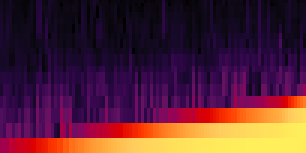
#> input picture src/畫圖用/Adobe_colorbar_non_Sort.png, 102 x 51 px (shown 3 times larger)
$ python '研究從一張圖片幹出Colorbar.py'
#> lines starting #> are read from the running program, lines starting #| are printed output that depends on the picture
import numpy as np
import cv2
import matplotlib.pyplot as plt


if __name__ == "__main__":
    # 讀入一張要判斷色階的圖片 (colorbar)
    raw = cv2.imread("Adobe_colorbar_non_Sort.png", cv2.IMREAD_COLOR)
#> raw is the input picture: shape (51, 102, 3); mean B, G, R 54.1, 37.9, 85.2
    res = np.zeros(shape=raw.shape, dtype=raw.dtype)

    # 拆 BGR 通道
    B, G, R = raw[::, ::, 0], raw[::, ::, 1], raw[::, ::, 2]
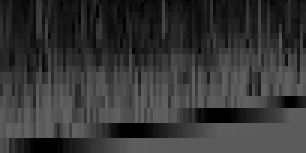
#> B: shape (51, 102) (shown 3 times larger); min 0, max 97, mean 54.1
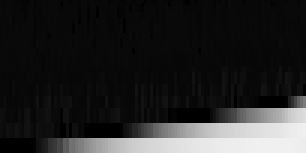
#> G: shape (51, 102) (shown 3 times larger); min 0, max 240, mean 37.9
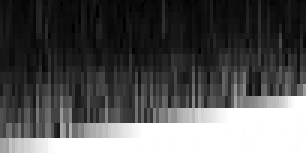
#> R: shape (51, 102) (shown 3 times larger); min 0, max 255, mean 85.2
    # 計算亮度是用浮點數
    B, G, R = B / 255., G / 255., R / 255.
    # 公式參照 : HSP Color Model — Alternative to HSV (HSB) and HSL
    # url: https://alienryderflex.com/hsp.html
    L = np.sqrt(0.299 * R ** 2 + 0.587 * G ** 2 + 0.114 * B ** 2)  # 計算感知亮度公式
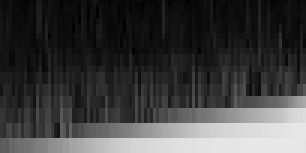
#> L: shape (51, 102) float64 (shown 3 times larger); min 0, max 0.913, mean 0.248

    _flt_L_idx = np.argsort(L.reshape(-1))  # 算好排序過的 IDX
    _flt_raw = raw.reshape((1, -1, 3))  # 統一展平
    _flt_res = res.reshape((1, -1, 3))  # 統一展平

    fig = plt.figure(figsize=(8, 6))  # 屌畫

    # 尚未排序的
    ax_non = fig.add_subplot(221)
    ax_non.set_title("1. Non-sorted")
    ax_non.imshow(cv2.cvtColor(raw, cv2.COLOR_BGR2RGB))


    # 排序好的 IDX 跟 走訪用的不要搞混。。。
    for i, sort_idx in enumerate(_flt_L_idx):
        _flt_res[0][i] = _flt_raw[0, sort_idx]
#> this loop made 5202 passes
#> sort_idx on passes 1 to 3: 149, 755, 440

    _flt_result = _flt_res.copy()  # 後續計算不重複色階用
    # 展示排序結果用，注意是1D排好，畫2D顯示，所以亮度會呈現斜斜的
    _flt_res = _flt_res.reshape(raw.shape)
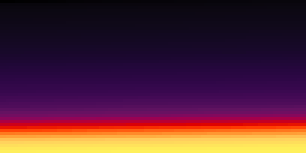
#> _flt_res: shape (51, 102, 3) (shown 3 times larger); mean B, G, R 54.1, 37.9, 85.2

    # 呈現排好的 2D
    ax_sorted = fig.add_subplot(223)
    ax_sorted.set_title("2. Sorted")
    ax_sorted.imshow(cv2.cvtColor(_flt_res, cv2.COLOR_BGR2RGB))

    # 儲存
    cv2.imwrite("Adobe_colorbar_2d_Sorted.png", _flt_res)

    # 接下來計算 不重複元素構成的 colorbar
    all_diff_result = []

    # _flt_result.shape = (1, 5202, 3)
    for i in range(_flt_result.shape[1]):
        if len(all_diff_result) == 0:
            all_diff_result.append(_flt_result[0, i])

        else:
            if np.all(all_diff_result[-1] == _flt_result[0, i]):  # 上一個元素跟這次要加上的元素相同的話
                pass
            else:
                all_diff_result.append(_flt_result[0, i])
#> after the loop, all_diff_result = 285 items, first 6: [0, 0, 0], [2, 1, 1], [2, 1, 2], [3, 1, 2], [4, 2, 2], [4, 2, 3]
    all_diff_result = np.array(all_diff_result, np.uint8)
#> all_diff_result = 285 rows, first 8: [0, 0, 0], [2, 1, 1], [2, 1, 2], [3, 1, 2], [4, 2, 2], [4, 2, 3], [6, 3, 4], [7, 3, 5]

    # 已經計算出不重複的，但是資料很細。
    all_diff_result = all_diff_result.reshape(-1, 1, 3)
    all_diff_result.shape

    #  加粗，注意是 指數次方增粗 (粗度倍率 = 2^thickness)
    thickness = 4
    for i in range(thickness):
        all_diff_result = np.hstack((all_diff_result, all_diff_result))

    # 存檔
    cv2.imwrite("Adobe_colorbar_nonRepeat.png", all_diff_result)

    colorbar = fig.add_subplot(122)
    colorbar.axison = False
    colorbar.set_title("3. non-repeat colorbar")
    colorbar.imshow(cv2.cvtColor(all_diff_result, cv2.COLOR_BGR2RGB))
    plt.savefig("提取Colorbar流程圖.png")
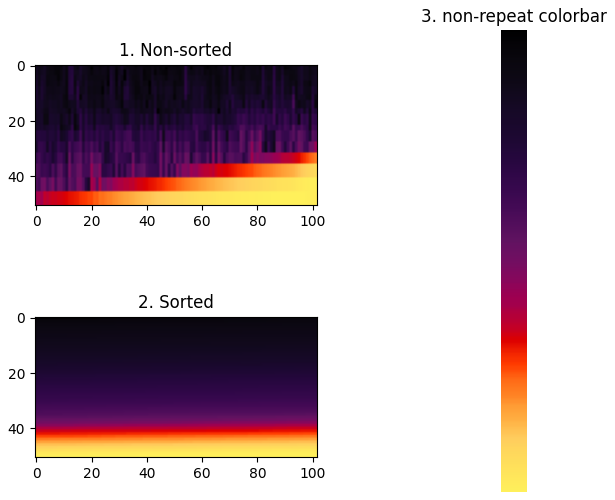
#> figure drawn by matplotlib, 3 panels
